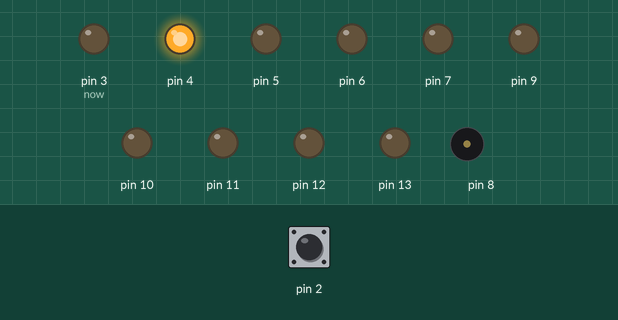
A sketch run on a simulated Arduino Uno, built with avr-gcc and run on an emulated ATmega328P. Shown: output pins drawn as LEDs (lit = HIGH), buzzer (waves = sounding). Inputs (shaded band) come from the test bench; at power-on: pin 2 HIGH. Pins used as bus, display or sensor lines are not drawn.

Above: at 0.25 s.
At 0.65 s:
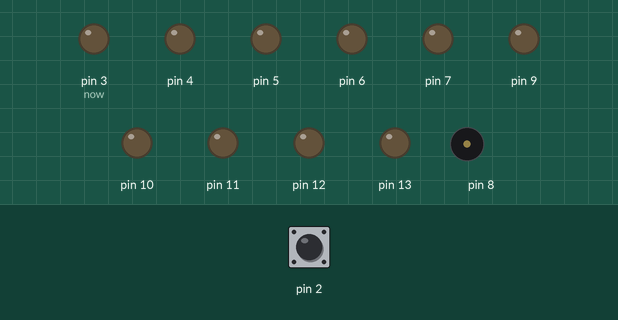
At 0.95 s:
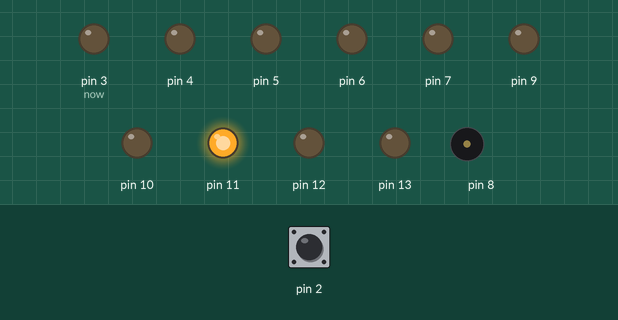
At 1.65 s:
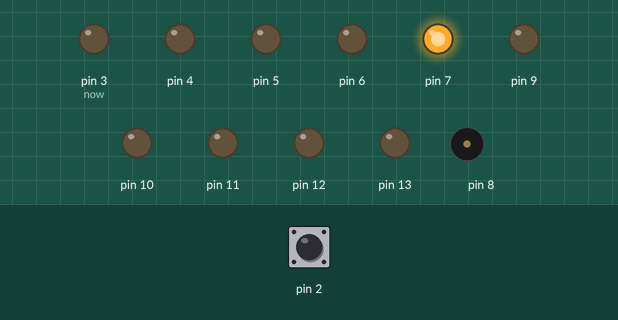
At 2.35 s:
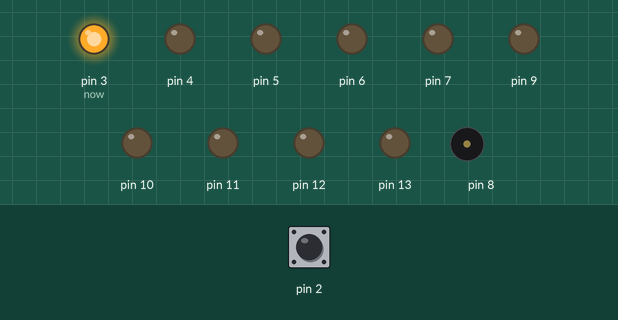
At 3.05 s:
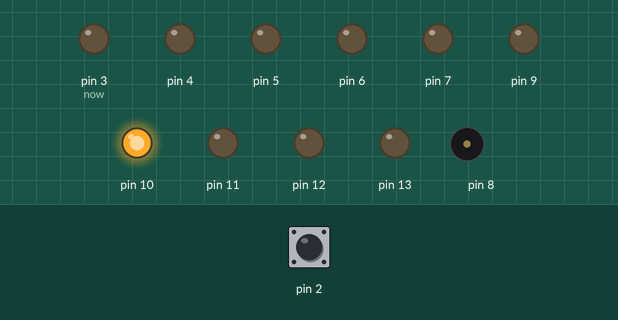
Timing chart, 0 to 3.4 s (numbered marks = the images above):
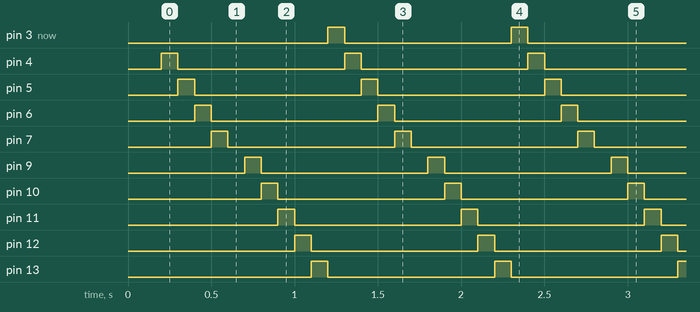

Measured:
- by itself, pin 3 (now), pin 4–7, pin 9–13: alternates HIGH for 0.10 s and LOW for 1.0 s

The sketch:

week06_2_arduino_button_change_mode_LED_flow.ino
```cpp
// week06_2_arduino_button_change_mode_LED_flow
int mode = 0; // 0:從小變大, 1:從大變小
void setup() {
  pinMode(2, INPUT_PULLUP);
  for (int i=3; i<=13; i++) {
    pinMode(i, OUTPUT);
  }
  tone(8, 523, 100); delay(100); // Do
  tone(8, 784, 100); delay(100); // Mi
}
int prev = HIGH, now = 3; // prev 是按鈕(前一瞬間)的狀態, now 是現在要發亮的LED
void loop() {
  if ( prev == HIGH && digitalRead(2) == LOW ) { // 按下去的瞬間
    if( mode == 0 ) mode == 1; // 從0變1
    else mode = 0; // 從1變0
    prev = LOW;
  } else if ( prev == LOW && digitalRead(2) == HIGH ) { // 放開的瞬間
    prev = HIGH;
  }
  if ( mode == 0 ) { // 0:從小變到大
    now++;
    if ( now > 13 ) now = 3; // 超過範圍, 又變回3
    digitalWrite(now, HIGH); // 亮
    delay(100); // 等一下
    digitalWrite(now, LOW); // 暗
  } else { // 1:從大變到小
    now--;
    if ( now > 13 ) now = 3; // 超過範圍, 又變回3
    digitalWrite(now, HIGH); // 亮
    delay(100); // 等一下
    digitalWrite(now, LOW); // 暗
  } // 你也可以把重複的 digitalWrite() delay() digitalWrite() 放在外面
}
```
